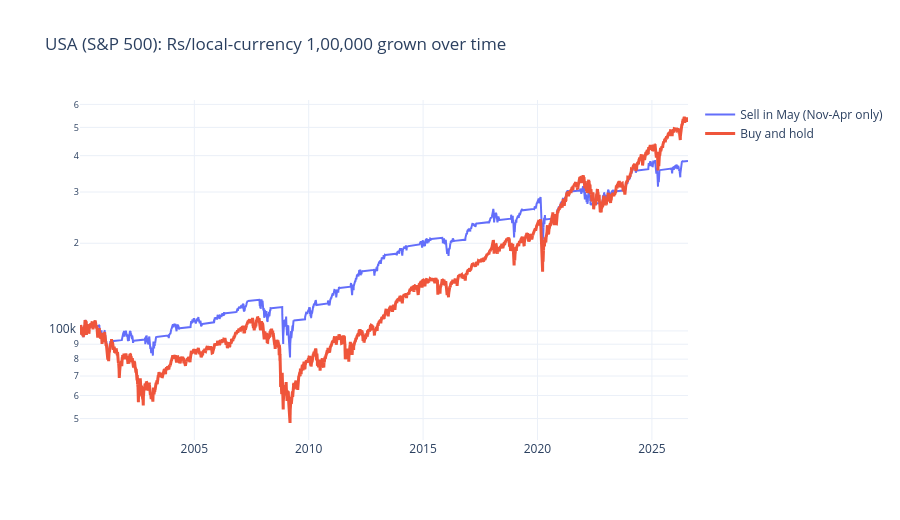

Notebook source saved alongside this figure:
### Code cell
# ============================================================
# CELL 9: Detail market — equity curve (India, full detail)
# ============================================================
# What to say: "And here's the full growth curve for [DETAIL_MARKET],
# same as the single-country video."

fig = go.Figure()
for strat_name, eq in curves[DETAIL_MARKET].items():
    fig.add_trace(go.Scatter(x=eq.index, y=START_CAPITAL * eq, mode="lines", name=strat_name,
                              line=dict(width=3 if strat_name == "Buy and hold" else 2)))
fig.update_layout(title=f"{DETAIL_MARKET}: Rs/local-currency 1,00,000 grown over time",
                   yaxis_type="log", template="plotly_white", height=520, hovermode="x unified")
fig.show()

### Figure 1 — Plotly figure (JSON) as saved in the notebook; plotly's stock layout.template omitted (floating-point values rounded to 4 significant figures; data arrays with more than 128 entries replaced by an {"elided": "..."} marker saying what was removed)
{"data": [{"line": {"width": 2}, "mode": "lines", "name": "Sell in May (Nov-Apr only)", "type": "scatter", "x": {"elided": "6684 str values"}, "y": {"elided": "6684 float values"}}, {"line": {"width": 3}, "mode": "lines", "name": "Buy and hold", "type": "scatter", "x": {"elided": "6684 str values"}, "y": {"elided": "6684 float values"}}], "layout": {"height": 520, "hovermode": "x unified", "title": {"text": "USA (S&P 500): Rs/local-currency 1,00,000 grown over time"}, "yaxis": {"type": "log"}}}
